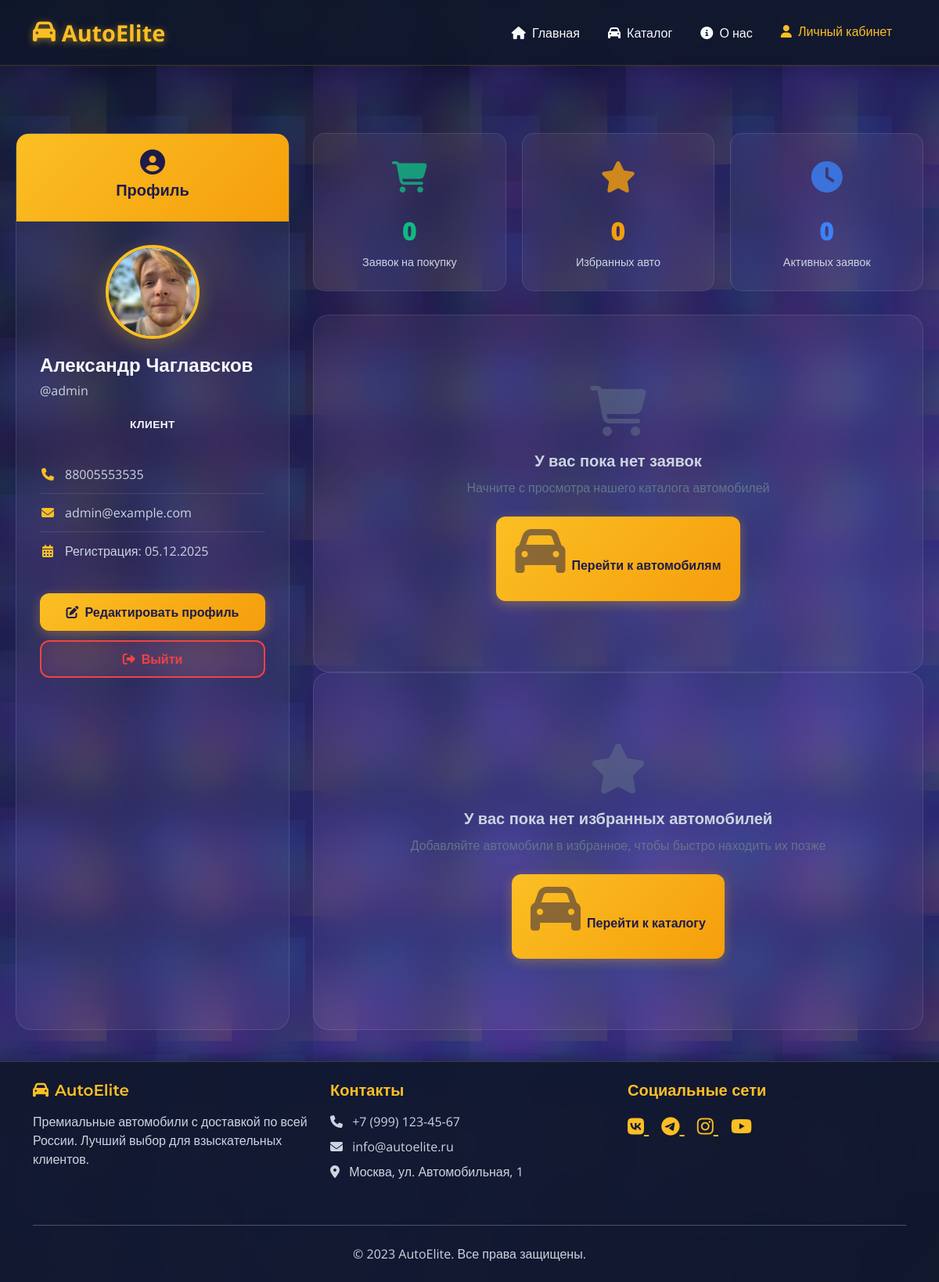
The app's page /accounts/profile/ (signed in) with its own data.
### accounts/models.py (models this page shows, shortened)
class CustomUser(AbstractUser):
    ROLE_CHOICES = (
        ('client', 'Клиент'),
        ('manager', 'Менеджер'),
        ('admin', 'Администратор'),
    )
    phone_number = models.CharField(
        max_length=20,
        blank=True,
        verbose_name='Номер телефона'
    )
    role = models.CharField(
        max_length=10,
        choices=ROLE_CHOICES,
        default='client',
        verbose_name='Роль'
    )
    profile_picture = models.ImageField(
        upload_to='profile_pics/',
        blank=True,
        null=True,
        verbose_name='Аватар'
    )
    registration_date = models.DateTimeField(
        auto_now_add=True,
        verbose_name='Дата регистрации',
        editable=False
    )
    department = models.CharField(
        max_length=100,
        blank=True,
        verbose_name='Отдел'
    )
    position = models.CharField(
        max_length=100,
        blank=True,
        verbose_name='Должность'
    )
    def is_manager(self):
        return self.role in ['manager', 'admin']
    class Meta:
        verbose_name = 'Пользователь'
        verbose_name_plural = 'Пользователи'
        ordering = ['-date_joined']

### accounts/views.py (the view)
# urls.py: path('profile/', views.profile, name='profile'),
def profile(request):
    if not request.user.is_authenticated:
        return redirect('accounts:login')
    favorites_count = request.user.favorites.count()
    favorite_cars = request.user.favorites.select_related('car', 'car__brand').order_by('-added_at')[:6]
    if request.user.is_manager():
        from cars.models import PurchaseRequest
        all_requests = PurchaseRequest.objects.select_related('user', 'car', 'car__brand').order_by('-created_at')[:10]
        purchase_requests_count = PurchaseRequest.objects.count()
        active_requests_count = PurchaseRequest.objects.filter(status__in=['new', 'in_progress']).count()
        recent_requests = all_requests
        user_requests_count = request.user.purchase_requests.count()
        context = {
            'user': request.user,
            'purchase_requests_count': purchase_requests_count,
            'favorites_count': favorites_count,
            'active_requests_count': active_requests_count,
            'recent_requests': recent_requests,
            'favorite_cars': favorite_cars,
            'is_manager': True,
            'all_requests': all_requests,
            'user_requests_count': user_requests_count,
        }
    else:
        purchase_requests_count = request.user.purchase_requests.count()
        active_requests_count = request.user.purchase_requests.filter(status__in=['new', 'in_progress']).count()
        recent_requests = request.user.purchase_requests.select_related('car', 'car__brand').order_by('-created_at')[:5]
        context = {
            'user': request.user,
            'purchase_requests_count': purchase_requests_count,
            'favorites_count': favorites_count,
            'active_requests_count': active_requests_count,
            'recent_requests': recent_requests,
            'favorite_cars': favorite_cars,
            'is_manager': False,
        }
    return render(request, 'accounts/profile.html', context)

### accounts/templates/accounts/profile.html (shortened to what this page needs)
{% extends 'vue_main_base.html' %}
{% load humanize %}
{% block vue_content %}
<div class="container profile-container">
    <div class="profile-grid">
        <div class="profile-card">
            <div class="profile-header">
                <i class="fas fa-user-circle fa-2x mb-2"></i>
                <h5>Профиль</h5>
            </div>
            {% if user.profile_picture %}
            <img src="{{ user.profile_picture.url }}" alt="Аватар" class="profile-avatar">
            {% else %}
            <div class="profile-avatar bg-primary d-flex align-items-center justify-content-center">
                <i class="fas fa-user fa-3x text-white"></i>
            </div>
            {% endif %}
            <h4 class="profile-name">{{ user.get_full_name|default:user.username }}</h4>
            <p class="profile-username">@{{ user.username }}</p>
            <div class="text-center mb-4">
                <span class="role-badge role-{{ user.role }}">
                    {{ user.get_role_display }}
                </span>
            </div>
            <div class="profile-info">
                {% if user.phone_number %}
                <div class="profile-info-item">
                    <i class="fas fa-phone"></i>
                    <span>{{ user.phone_number }}</span>
                </div>
                {% endif %}
                <div class="profile-info-item">
                    <i class="fas fa-envelope"></i>
                    <span>{{ user.email }}</span>
                </div>
                <div class="profile-info-item">
                    <i class="fas fa-calendar-alt"></i>
                    <span>Регистрация: {{ user.date_joined|date:"d.m.Y" }}</span>
                </div>
            </div>
            <div class="profile-actions">
                <a href="{% url 'accounts:profile_edit' %}" class="btn-profile-edit">
                    <i class="fas fa-edit me-2"></i>Редактировать профиль
                </a>
                <form method="post" action="{% url 'accounts:logout' %}">
                    <button type="submit" class="btn-logout">
                        <i class="fas fa-sign-out-alt me-2"></i>Выйти
                    </button>
                </form>
            </div>
        </div>
        <div>
            <div class="stats-grid">
                {% if is_manager %}
                <div class="stat-card">
                    <div class="stat-icon" style="color: #10b981;">
                        <i class="fas fa-shopping-cart"></i>
                    </div>
                    <div class="stat-value" style="color: #10b981;">{{ purchase_requests_count }}</div>
                    <div class="stat-label">Всех заявок</div>
                </div>
                <div class="stat-card">
                    <div class="stat-icon" style="color: #f59e0b;">
                        <i class="fas fa-clock"></i>
                    </div>
                    <div class="stat-value" style="color: #f59e0b;">{{ active_requests_count }}</div>
                    <div class="stat-label">Активных заявок</div>
                </div>
                <div class="stat-card">
                    <div class="stat-icon" style="color: #3b82f6;">
                        <i class="fas fa-user"></i>
                    </div>
                    <div class="stat-value" style="color: #3b82f6;">{{ user_requests_count }}</div>
                    <div class="stat-label">Моих заявок</div>
                </div>
                {% else %}
                <div class="stat-card">
                    <div class="stat-icon" style="color: #10b981;">
                        <i class="fas fa-shopping-cart"></i>
                    </div>
                    <div class="stat-value" style="color: #10b981;">{{ user.purchase_requests.count }}</div>
                    <div class="stat-label">Заявок на покупку</div>
                </div>
                <div class="stat-card">
                    <div class="stat-icon" style="color: #f59e0b;">
                        <i class="fas fa-star"></i>
                    </div>
                    <div class="stat-value" style="color: #f59e0b;">{{ user.favorites.count }}</div>
                    <div class="stat-label">Избранных авто</div>
                </div>
                <div class="stat-card">
                    <div class="stat-icon" style="color: #3b82f6;">
                        <i class="fas fa-clock"></i>
                    </div>
                    <div class="stat-value" style="color: #3b82f6;">{{ active_requests_count }}</div>
                    <div class="stat-label">Активных заявок</div>
                </div>
                {% endif %}
            </div>
            {% if not is_manager and user.purchase_requests.exists %}
            <div class="profile-card requests-section">
                <div class="section-header">
                    <i class="fas fa-list me-2"></i>
                    <span>Мои заявки</span>
                </div>
                {% for request in user.purchase_requests.all|slice:":5" %}
                <div class="request-item">
                    {% if request.car.images.first %}
                    <img src="{{ request.car.images.first.image.url }}" alt="{{ request.car.brand.name }} {{ request.car.model }}" class="request-image">
                    {% else %}
                    <div class="request-image">
                        <i class="fas fa-car"></i>
                    </div>
                    {% endif %}
                    <div class="request-info">
                        <div class="request-title">{{ request.car.brand.name }} {{ request.car.model }}</div>
                        <div class="request-price">{{ request.car.price|floatformat:0|intcomma }} ₽</div>
                        <div class="request-date">{{ request.created_at|date:"d.m.Y H:i" }}</div>
                    </div>
                    <div class="request-status">
                        <span class="status-badge status-{{ request.status }}">
                            {{ request.get_status_display }}
                        </span>
                        <br>
                        <a href="{% url 'cars:purchase_request_detail' request.pk %}" class="btn-view-details mt-2">
                            <i class="fas fa-eye me-1"></i>Подробнее
                        </a>
                    </div>
                </div>
                {% endfor %}
                <div class="text-center mt-3">
                    <a href="{% url 'cars:purchase_request_list' %}" class="btn-primary-main">
                        <i class="fas fa-list me-2"></i>Все заявки
                    </a>
                </div>
            </div>
            {% else %}
            <div class="profile-card">
                <div class="empty-state">
                    <i class="fas fa-shopping-cart"></i>
                    <h5>У вас пока нет заявок</h5>
                    <p>Начните с просмотра нашего каталога автомобилей</p>
                    <a href="/vue-cars/" class="btn-primary-main">
                        <i class="fas fa-car me-2"></i>Перейти к автомобилям
                    </a>
                </div>
            </div>
            {% endif %}
            {% if favorite_cars %}
            <div class="profile-card favorites-section">
                <div class="section-header">
                    <i class="fas fa-star me-2"></i>
                    <span>Избранные автомобили</span>
                </div>
                <div class="favorites-grid">
                    {% for favorite in favorite_cars %}
                    <div class="favorite-card">
                        {% if favorite.car.images.first %}
                        <div class="favorite-image">
                            <img src="{{ favorite.car.images.first.image.url }}" alt="{{ favorite.car.brand.name }} {{ favorite.car.model }}">
                        </div>
                        {% else %}
                        <div class="favorite-image">
                            <i class="fas fa-car"></i>
                        </div>
                        {% endif %}
                        <div class="favorite-content">
                            <div class="favorite-title">{{ favorite.car.brand.name }} {{ favorite.car.model }}</div>
                            <div class="favorite-price">{{ favorite.car.price|floatformat:0|intcomma }} ₽</div>
                            <div class="favorite-date">{{ favorite.added_at|date:"d.m.Y" }}</div>
                        </div>
                        <div class="favorite-actions">
                            <a href="{% url 'cars:car_detail' favorite.car.id %}" class="btn-view-details">
                                <i class="fas fa-eye me-1"></i>Подробнее
                            </a>
                        </div>
                    </div>
                    {% endfor %}
                </div>
                {% if user.favorites.count > 6 %}
                <div class="text-center mt-3">
                    <small style="color: #64748b;">Показаны последние 6 избранных автомобилей</small>
                </div>
                {% endif %}
            </div>
            {% elif user.favorites.count == 0 %}
            <div class="profile-card">
                <div class="empty-state">
                    <i class="fas fa-star"></i>
                    <h5>У вас пока нет избранных автомобилей</h5>
                    <p>Добавляйте автомобили в избранное, чтобы быстро находить их позже</p>
                    <a href="/vue-cars/" class="btn-primary-main">
                        <i class="fas fa-car me-2"></i>Перейти к каталогу
                    </a>
                </div>
            </div>
            {% endif %}
        </div>
    </div>
</div>
{% endblock %}

### records on screen
CustomUser: profile_picture (picture), get_full_name "Александр Чаглавсков", username "admin", role "КЛИЕНТ", phone_number "88005553535", email "admin@example.com", date_joined "05.12.2025", purchase_requests.count "0", favorites.count "0"

### other values on screen
{{ active_requests_count }} "0"
